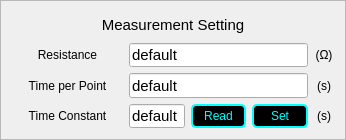
          <widget class="QFrame" name="frame_5">
           <property name="styleSheet">
            <string notr="true">#frame_5{
border:1px solid rgb(168,168,168)
}</string>
           </property>
           <property name="frameShape">
            <enum>QFrame::StyledPanel</enum>
           </property>
           <property name="frameShadow">
            <enum>QFrame::Raised</enum>
           </property>
           <layout class="QGridLayout" name="gridLayout_5" rowstretch="1,1,1,1" columnstretch="2,1,1,1,0">
            <item row="1" column="0">
             <widget class="QLabel" name="label_35">
              <property name="minimumSize">
               <size>
                <width>60</width>
                <height>20</height>
               </size>
              </property>
              <property name="styleSheet">
               <string notr="true">#label_ImageNum{
color: rgb(168, 168, 168)
}</string>
              </property>
              <property name="text">
               <string>Resistance</string>
              </property>
              <property name="alignment">
               <set>Qt::AlignCenter</set>
              </property>
             </widget>
            </item>
            <item row="1" column="1" colspan="3">
             <widget class="QLineEdit" name="lineEdit_FourTerminal_Resistance">
              <property name="sizePolicy">
               <sizepolicy hsizetype="Expanding" vsizetype="Preferred">
                <horstretch>0</horstretch>
                <verstretch>0</verstretch>
               </sizepolicy>
              </property>
              <property name="minimumSize">
               <size>
                <width>50</width>
                <height>20</height>
               </size>
              </property>
              <property name="maximumSize">
               <size>
                <width>16777215</width>
                <height>16777215</height>
               </size>
              </property>
              <property name="font">
               <font>
                <pointsize>11</pointsize>
               </font>
              </property>
              <property name="toolTip">
               <string>Waiting time to read data</string>
              </property>
              <property name="text">
               <string>default</string>
              </property>
             </widget>
            </item>
            <item row="1" column="4">
             <widget class="QLabel" name="label_37">
              <property name="minimumSize">
               <size>
                <width>20</width>
                <height>20</height>
               </size>
              </property>
              <property name="toolTip">
               <string notr="true"/>
              </property>
              <property name="text">
               <string>(Ω)</string>
              </property>
              <property name="alignment">
               <set>Qt::AlignCenter</set>
              </property>
             </widget>
            </item>
            <item row="2" column="0">
             <widget class="QLabel" name="label_Delay">
              <property name="minimumSize">
               <size>
                <width>80</width>
                <height>20</height>
               </size>
              </property>
              <property name="maximumSize">
               <size>
                <width>9999</width>
                <height>16777215</height>
               </size>
              </property>
              <property name="text">
               <string>Time per Point</string>
              </property>
              <property name="alignment">
               <set>Qt::AlignCenter</set>
              </property>
             </widget>
            </item>
            <item row="2" column="1" colspan="3">
             <widget class="QLineEdit" name="lineEdit_FourTerminal_Delay">
              <property name="sizePolicy">
               <sizepolicy hsizetype="Expanding" vsizetype="Preferred">
                <horstretch>0</horstretch>
                <verstretch>0</verstretch>
               </sizepolicy>
              </property>
              <property name="minimumSize">
               <size>
                <width>50</width>
                <height>20</height>
               </size>
              </property>
              <property name="maximumSize">
               <size>
                <width>16777215</width>
                <height>16777215</height>
               </size>
              </property>
              <property name="font">
               <font>
                <pointsize>11</pointsize>
               </font>
              </property>
              <property name="toolTip">
               <string>Waiting time to read data</string>
              </property>
              <property name="text">
               <string>default</string>
              </property>
             </widget>
            </item>
            <item row="2" column="4">
             <widget class="QLabel" name="label_Delay_Unit">
              <property name="sizePolicy">
               <sizepolicy hsizetype="Preferred" vsizetype="Minimum">
                <horstretch>0</horstretch>
                <verstretch>0</verstretch>
               </sizepolicy>
              </property>
              <property name="minimumSize">
               <size>
                <width>20</width>
                <height>20</height>
               </size>
              </property>
              <property name="text">
               <string>(s)</string>
              </property>
              <property name="alignment">
               <set>Qt::AlignCenter</set>
              </property>
             </widget>
            </item>
            <item row="3" column="0">
             <widget class="QLabel" name="label_28">
              <property name="minimumSize">
               <size>
                <width>60</width>
                <height>20</height>
               </size>
              </property>
              <property name="styleSheet">
               <string notr="true">#label_ImageNum{
color: rgb(168, 168, 168)
}</string>
              </property>
              <property name="text">
               <string>Time Constant</string>
              </property>
              <property name="alignment">
               <set>Qt::AlignCenter</set>
              </property>
             </widget>
            </item>
            <item row="3" column="1">
             <widget class="QLineEdit" name="lineEdit_LI_Timeconstant">
              <property name="sizePolicy">
               <sizepolicy hsizetype="Expanding" vsizetype="Preferred">
                <horstretch>0</horstretch>
                <verstretch>0</verstretch>
               </sizepolicy>
              </property>
              <property name="minimumSize">
               <size>
                <width>50</width>
                <height>20</height>
               </size>
              </property>
              <property name="maximumSize">
               <size>
                <width>16777215</width>
                <height>16777215</height>
               </size>
              </property>
              <property name="font">
               <font>
                <pointsize>11</pointsize>
               </font>
              </property>
              <property name="toolTip">
               <string>Time Constant of both Lock-in</string>
              </property>
              <property name="text">
               <string>default</string>
              </property>
             </widget>
            </item>
            <item row="3" column="2">
             <widget class="QPushButton" name="pushButton_LI_Timeconstant_Read">
              <property name="sizePolicy">
               <sizepolicy hsizetype="Preferred" vsizetype="Preferred">
                <horstretch>0</horstretch>
                <verstretch>0</verstretch>
               </sizepolicy>
              </property>
              <property name="minimumSize">
               <size>
                <width>20</width>
                <height>20</height>
               </size>
              </property>
              <property name="maximumSize">
               <size>
                <width>9999</width>
                <height>9999</height>
               </size>
              </property>
              <property name="focusPolicy">
               <enum>Qt::NoFocus</enum>
              </property>
              <property name="toolTip">
               <string/>
              </property>
              <property name="styleSheet">
               <string notr="true">QPushButton:disabled#pushButton_LI_Timeconstant_Read{
color: rgb(168,168,168);
background-color:rgb(50,50,50);
border: 1px solid rgb(168,168,168);
border-radius: 5px
}

QPushButton:pressed#pushButton_LI_Timeconstant_Read{
color: rgb(0,255,255);
background-color:rgb(150,150,150);
border: 1px solid rgb(0,255,255);
border-radius: 5px
}

QPushButton#pushButton_LI_Timeconstant_Read{
color: rgb(0,255,255);
background-color:rgb(0,0,0);
border: 2px solid rgb(0,255,255);
border-radius: 5px
}

</string>
              </property>
              <property name="text">
               <string>Read</string>
              </property>
             </widget>
            </item>
            <item row="3" column="3">
             <widget class="QPushButton" name="pushButton_LI_Timeconstant_Set">
              <property name="sizePolicy">
               <sizepolicy hsizetype="Preferred" vsizetype="Preferred">
                <horstretch>0</horstretch>
                <verstretch>0</verstretch>
               </sizepolicy>
              </property>
              <property name="minimumSize">
               <size>
                <width>20</width>
                <height>20</height>
               </size>
              </property>
              <property name="maximumSize">
               <size>
                <width>9999</width>
                <height>9999</height>
               </size>
              </property>
              <property name="focusPolicy">
               <enum>Qt::NoFocus</enum>
              </property>
              <property name="toolTip">
               <string/>
              </property>
              <property name="styleSheet">
               <string notr="true">QPushButton:disabled#pushButton_LI_Timeconstant_Set{
color: rgb(168,168,168);
background-color:rgb(50,50,50);
border: 1px solid rgb(168,168,168);
border-radius: 5px
}

QPushButton:pressed#pushButton_LI_Timeconstant_Set{
color: rgb(0,255,255);
background-color:rgb(150,150,150);
border: 1px solid rgb(0,255,255);
border-radius: 5px
}

QPushButton#pushButton_LI_Timeconstant_Set{
color: rgb(0,255,255);
background-color:rgb(0,0,0);
border: 2px solid rgb(0,255,255);
border-radius: 5px
}

</string>
              </property>
              <property name="text">
               <string>Set</string>
              </property>
             </widget>
            </item>
            <item row="3" column="4">
             <widget class="QLabel" name="label_29">
              <property name="minimumSize">
               <size>
                <width>20</width>
                <height>20</height>
               </size>
              </property>
              <property name="toolTip">
               <string notr="true"/>
              </property>
              <property name="text">
               <string>(s)</string>
              </property>
              <property name="alignment">
               <set>Qt::AlignCenter</set>
              </property>
             </widget>
            </item>
            <item row="0" column="0" colspan="5">
             <widget class="QLabel" name="label_2">
              <property name="minimumSize">
               <size>
                <width>0</width>
                <height>20</height>
               </size>
              </property>
              <property name="maximumSize">
               <size>
                <width>9999</width>
                <height>16777215</height>
               </size>
              </property>
              <property name="font">
               <font>
                <pointsize>11</pointsize>
               </font>
              </property>
              <property name="text">
               <string>Measurement Setting</string>
              </property>
              <property name="alignment">
               <set>Qt::AlignCenter</set>
              </property>
             </widget>
            </item>
           </layout>
          </widget>
